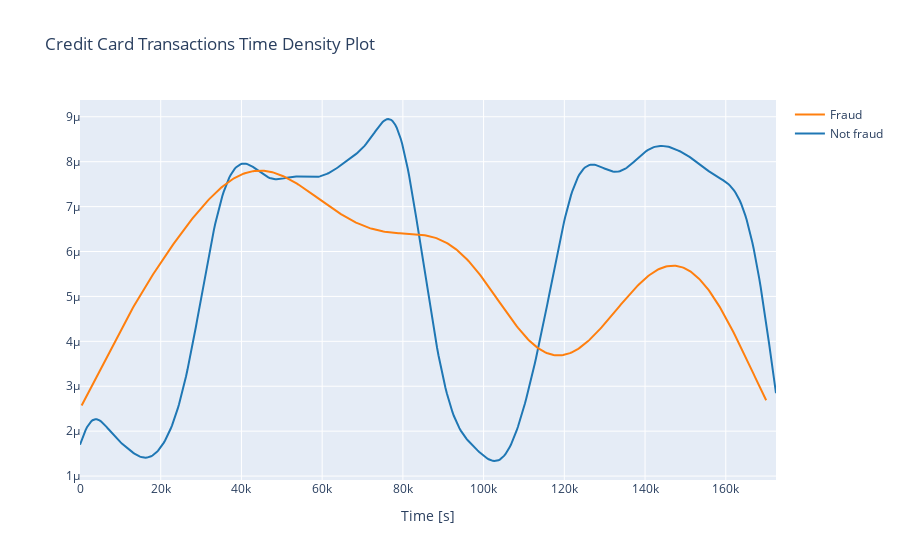

Here is the notebook cell this chart was saved with:
### Code cell
class_0 = df.query('Class == 0')['Time']
class_1 = df.query('Class == 1')['Time']

hist_data = [class_0,class_1]
names = ['Not fraud','Fraud']

fig = ff.create_distplot(hist_data,names,show_hist=False, show_rug=False)
fig['layout'].update(title='Credit Card Transactions Time Density Plot', xaxis=dict(title='Time [s]'))
iplot(fig, filename='dist_only')

### Figure 1 — Plotly figure (JSON) as saved in the notebook; plotly's stock layout.template omitted (floating-point values rounded to 4 significant figures; data arrays with more than 128 entries replaced by an {"elided": "..."} marker saying what was removed)
{"data": [{"legendgroup": "Not fraud", "marker": {"color": "rgb(31, 119, 180)"}, "mode": "lines", "name": "Not fraud", "showlegend": true, "type": "scatter", "x": {"elided": "500 float values"}, "xaxis": "x", "y": {"elided": "500 float values"}, "yaxis": "y"}, {"legendgroup": "Fraud", "marker": {"color": "rgb(255, 127, 14)"}, "mode": "lines", "name": "Fraud", "showlegend": true, "type": "scatter", "x": {"elided": "500 float values"}, "xaxis": "x", "y": {"elided": "500 float values"}, "yaxis": "y"}], "layout": {"barmode": "overlay", "hovermode": "closest", "legend": {"traceorder": "reversed"}, "title": {"text": "Credit Card Transactions Time Density Plot"}, "xaxis": {"anchor": "y2", "domain": [0, 1], "title": {"text": "Time [s]"}, "zeroline": false}, "yaxis": {"anchor": "free", "domain": [0, 1], "position": 0}}}
